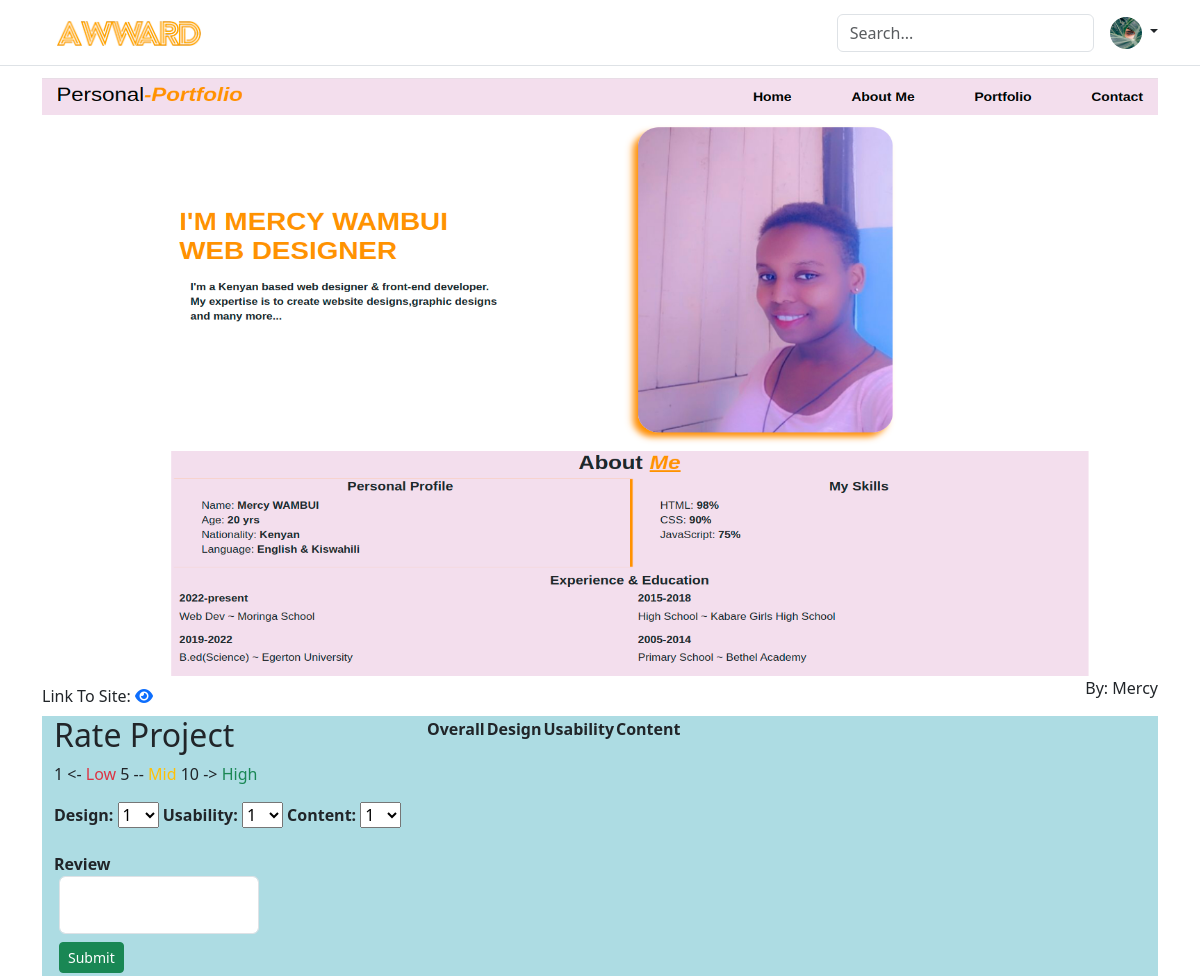
The page /postdetails/1/ (signed in) on the database its author committed.
### award/models.py (models this page shows, shortened)
class Profile(models.Model):
    user = models.OneToOneField(User, on_delete=models.CASCADE)
    profile_picture = models.ImageField(upload_to='images', default='default.png')
    bio = models.TextField(max_length=500, default="Coffee and Code")
    location = models.CharField(max_length=60, blank=True)
    contact = models.EmailField(max_length=100, blank=True)

class Post(models.Model):
    image = models.ImageField(upload_to='images',null =True)
    title = models.CharField(max_length = 60, blank = True)
    author = models.ForeignKey(User, on_delete=models.CASCADE)
    description = models.TextField(max_length=255)
    livelink = models.URLField(null=True, blank=True)
    date = models.DateTimeField(auto_now_add=True, blank=True)
    class Meta:
      ordering = ['-id']

### award/views.py (the view, shortened to what this page needs)
# urls.py: path('postdetails/<int:id>/', views.postdetails, name='postdetails'),
def postdetails(request, id):
    post = Post.objects.get(id=id)
    form = RateForm()
    user  = request.user
    params = {
        'post':post,
        'form':form,
    }
    return render(request, 'post_detail.html', params)

### award/forms.py
class RateForm(forms.ModelForm):
  class Meta:
    model = Rate
    fields = ('design', 'usability', 'content', 'review',)
    widgets = {
      'review': TextInput(attrs={
        'class': 'form-control',
        'style': 'max-width:300px',
        'placeholder': 'Reviews...'
      })
    }

### award/templates/post_detail.html (shortened to what this page needs)
{% extends 'base.html' %}
{% load crispy_forms_tags %}
{% block content %}
<div class="container" >
<img class="detimg" src="{{post.image.url}}" alt="" >
<div class="d-flex justify-content-between align-items-center">
    <span>Link To Site: <a href="{{ post.livelink }}"><i class="fa-solid fa-eye"></i></a></span>
    <span>
        <p> By: {{post.author}}</p>
    </span>
  </div>
<div class="row mx-auto" id="details" >
    <div class="col-md-4">
          <h2 class="">Rate Project</h2>
          <p class="text">1 <- <span class="text-danger">Low</span> 5 -- <span class='text-warning'>Mid</span> 10 ->
            <span class='text-success'>High</span></p>
          <form class="" method="post" action="">
            <b>Design:</b>
              {{ form.design }}
              <b>Usability:</b>
             {{ form.usability }}
             <b>Content:</b>
            {{ form.content }}
          <br><br>
         <strong>Review</strong>
          <div class="form-floating" style="height: 100px; width: 200px; margin-left: 5px;">
              {{ form.review }}
              <button class="btn btn-success btn-sm mt-2" type="submit">Submit</button>
          </div>
          </form>
          </div>
          <div class="col-md-6">
            <div style="overflow-x:auto;">
              <table>
                <tr>
                  <th>Overall </th>
                  <th>Design</th>
                  <th>Usability</th>
                  <th>Content</th>
                </tr>
                <tr>
                  <td>{{ rate.avarage }}</td>
                  <td>{{ design.rate }}</td>
                  <td>{{ rate.usability }}</td>
                  <td>{{ rate.content }}</td>
                </tr>
              </table>
            </div>
          </div>
</div>
</div>
{% endblock %}

### award/templates/base.html (shortened to what this page needs)
{% load bootstrap5 %}
{% load static  %}
<!DOCTYPE html>
<html lang="en">
<head>
    {% block styles %}
    {% bootstrap_css %}
    <link rel="stylesheet" href="{% static 'css/index.css' %}?{% now 'U' %}">
    <link href="/docs/5.0/dist/css/bootstrap.min.css" rel="stylesheet">
    {% endblock %}
</head>
<body>
    <header class="p-2 border-bottom">
        <div class="container">
          <div class="d-flex flex-wrap align-items-center justify-content-center justify-content-lg-start">
            <a href="/" class="d-flex align-items-center mb-2 mb-lg-0 text-dark text-decoration-none">
              <img src="../static/images/logo.png" alt="logo" >
            </a>
            <form class="col-12 col-lg-auto mb-3 mb-lg-0 me-lg-3" role="search" action='{% url "search" %}'>
              <input type="search" class="form-control" placeholder="Search..." aria-label="Search" name="search">
            </form>
            {% if user.is_authenticated %}
            <div class="dropdown text-end">
              <a href="#" class="d-block link-dark text-decoration-none dropdown-toggle" id="dropdownUser1" data-bs-toggle="dropdown" aria-expanded="false">
                <img src="{{user.profile.profile_picture.url}}" alt="mdo" width="32" height="32" class="rounded-circle">
              </a>
            {% else %}
            <a href="{% url 'register' %}" style="text-decoration:none ;color: rgb(247, 132, 9);font-weight: bold;">Register</a>
            <a  href="{% url 'login' %}" style="text-decoration:none ;color: rgb(247, 132, 9);font-weight: bold;margin-left: 10px;">Login</a>
             </ul>
          </div>
            {% endif %}
          </div>
        </div>
      </header>
    {% block content %}{% endblock%}
</body>
</html>

### award/static/css/index.css (style rules this page uses)
#details { background-color: rgb(173, 220, 227); }
.detimg { margin-top: 10px; width: 100%; height: 600px; }

### rows shown on the page
Post: image (picture), author "Mercy"
